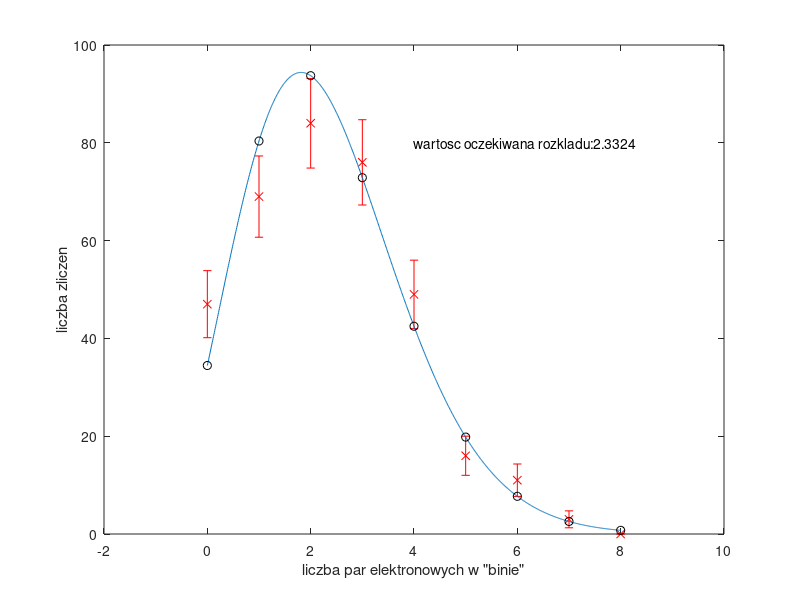

MATLAB code to generate this figure:
clear all
k = [0 1 2 3 4 5 6 7 8]
nk = [47 69 84 76 49 16 11 3 0];
errors = nk.^(1/2)
mean = sum(nk.*k)./sum(nk)
norm_nk = sum(nk)
poziom_istotnosci = 1/100;

errorbar(k, nk, errors, 'xr');
poisson = @(x, lambda) lambda.^x .* exp(-lambda)./gamma(x+1);

fit_k = linspace(0, 8, 1000);
fit_poisson = poisson(fit_k, mean)*norm_nk;
hold on
plot(fit_k, fit_poisson)
xlabel('liczba par elektronowych w "binie"')
ylabel('liczba zliczen')
text(4, 80, strcat('wartosc oczekiwana rozkladu:',num2str(mean)))

fit_poisson_do_chi2 = poisson(k, mean) * norm_nk;
hold on
plot(k, fit_poisson_do_chi2, 'ko')

chi2_value = sum((fit_poisson_do_chi2-nk).^2 ./ fit_poisson_do_chi2)

degrees_freedom = length(k)-2 %srednia jest szacowanym parametrem
chi2_test_value = chi2_value/degrees_freedom
chi2_cutoff_value = 1.239    %https://faculty.elgin.edu/dkernler/statistics/ch09/images/chi-square-table.gif

if chi2_test_value < chi2_cutoff_value
    disp('na poziomie istotnosci 1% mozemy opisac dane rozkladem poissona')
else
    disp('na poziomie istotnosci 1% NIE mozemy opisac danych rozkladem poissona')
end